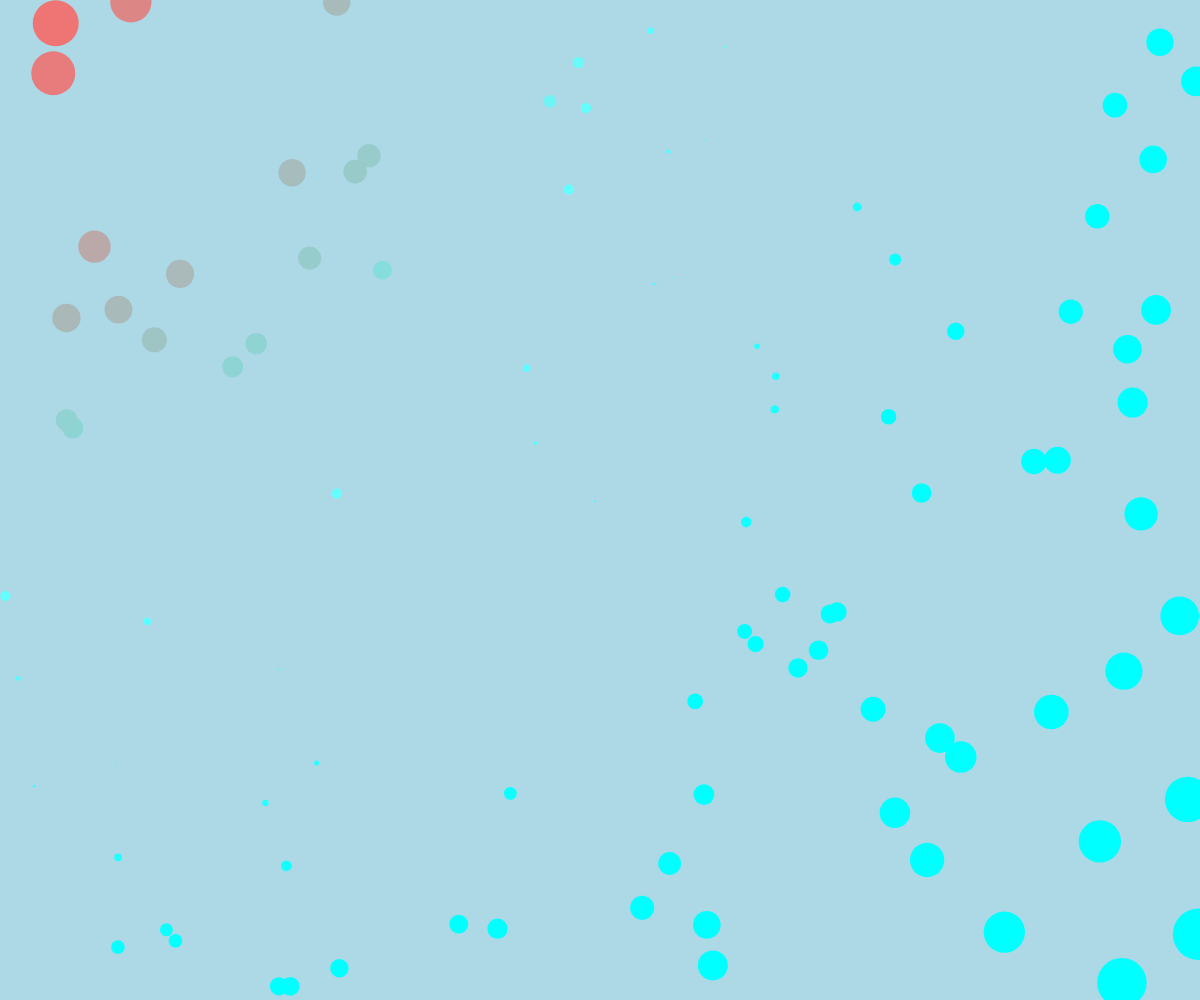
Frame 1 (no input)
Frame 60 (no input): identical to frame 1, image omitted
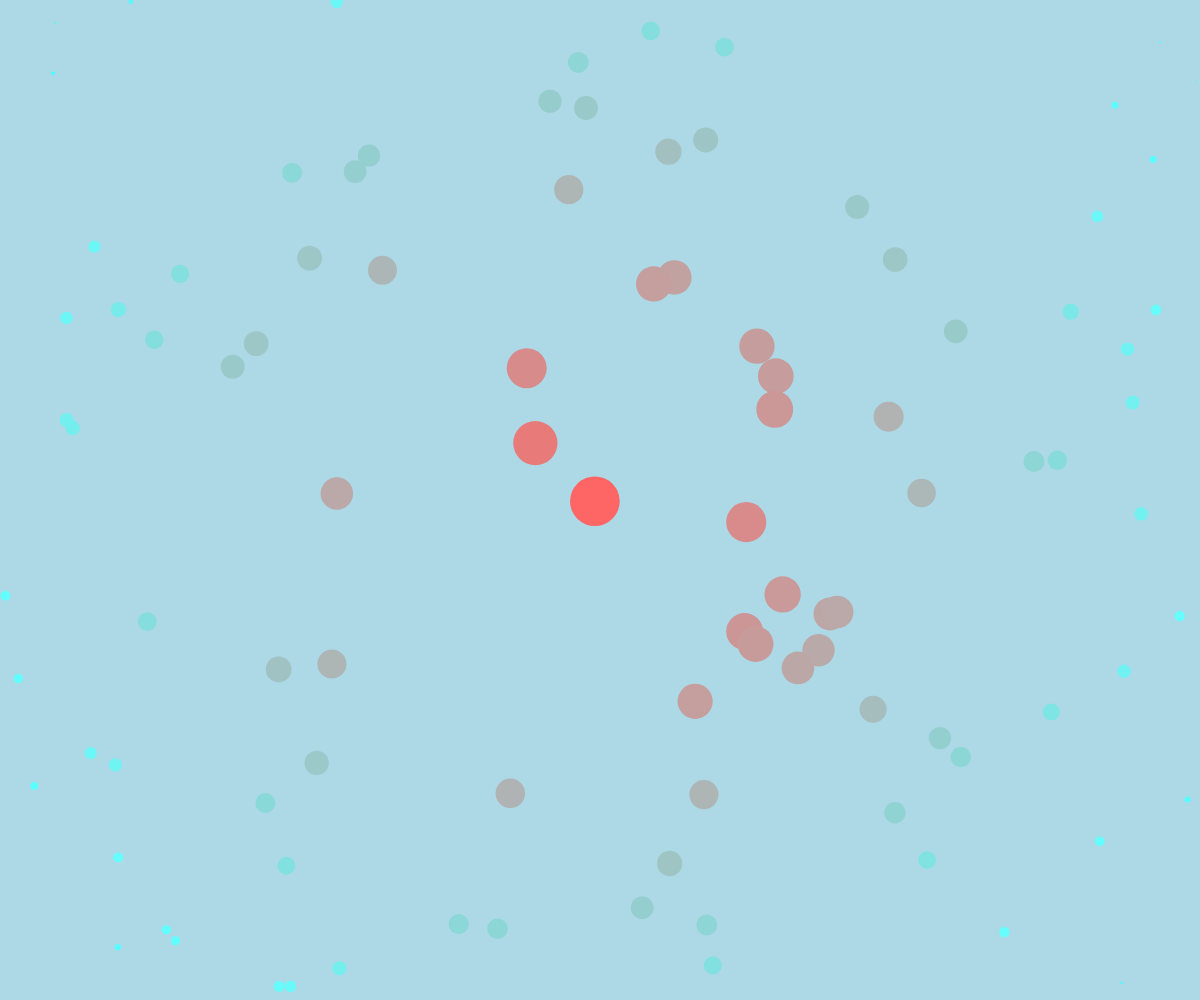
Frame 120 (the mouse pressed at the canvas centre since frame 60)

The p5.js sketch that drew these frames (run headless with seeded random() and noise() and a simulated clock; from frame 60 on, the mouse is pressed at the canvas centre):

// p5.js sketch
// ── sketch.js
let circles = []; // 儲存圓圈的陣列

function setup() {
  createCanvas(windowWidth, windowHeight); // 設置畫布大小為視窗大小
  background('#add8e6'); // 設置背景為淡藍色

  // 創建 100 個圓圈，隨機位置和顏色
  for (let i = 0; i < 100; i++) {
    circles.push({
      x: random(width), // 隨機 x 座標
      y: random(height), // 隨機 y 座標
      size: random(20, 50), // 隨機大小
      color: color(random(255), random(255), random(255)), // 隨機顏色
    });
  }
}

function draw() {
  background('#add8e6'); // 每次重繪背景

  // 繪製每個圓圈
  for (let circle of circles) {
    // 計算滑鼠與圓圈的距離
    let d = dist(mouseX, mouseY, circle.x, circle.y);

    // 根據距離改變圓圈大小和顏色
    let newSize = map(d, 0, width / 2, 50, 10); // 距離越近，圓圈越大
    let newColor = color(
      map(d, 0, width / 2, 255, 100), // R
      map(d, 0, width / 2, 100, 255), // G
      map(d, 0, width / 2, 100, 255) // B
    );

    // 繪製圓圈
    fill(newColor);
    noStroke();
    ellipse(circle.x, circle.y, newSize);
  }



}
